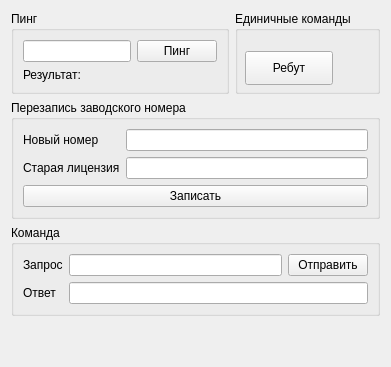
              <widget class="QWidget" name="commandsDeviceActionsTab">
               <attribute name="title">
                <string>Действия</string>
               </attribute>
               <layout class="QVBoxLayout" name="verticalLayout_13">
                <item>
                 <layout class="QHBoxLayout" name="horizontalLayout_22">
                  <item>
                   <widget class="QGroupBox" name="groupBox_4">
                    <property name="title">
                     <string>Пинг</string>
                    </property>
                    <layout class="QVBoxLayout" name="verticalLayout_12">
                     <item>
                      <layout class="QFormLayout" name="formLayout_6">
                       <item row="0" column="0">
                        <widget class="QLineEdit" name="commandsDeviceActionPingLineEdit"/>
                       </item>
                       <item row="0" column="1">
                        <widget class="QPushButton" name="commandsDeviceActionPingPushButton">
                         <property name="text">
                          <string>Пинг</string>
                         </property>
                        </widget>
                       </item>
                      </layout>
                     </item>
                     <item>
                      <layout class="QHBoxLayout" name="horizontalLayout_20">
                       <item>
                        <widget class="QLabel" name="label_24">
                         <property name="text">
                          <string>Результат:</string>
                         </property>
                        </widget>
                       </item>
                       <item>
                        <widget class="QLabel" name="commandsDeviceActionPingResutLabel">
                         <property name="text">
                          <string/>
                         </property>
                        </widget>
                       </item>
                      </layout>
                     </item>
                    </layout>
                   </widget>
                  </item>
                  <item>
                   <widget class="QGroupBox" name="groupBox_7">
                    <property name="title">
                     <string>Единичные команды</string>
                    </property>
                    <widget class="QPushButton" name="commandsDeviceActionRebootPushButton">
                     <property name="geometry">
                      <rect>
                       <x>10</x>
                       <y>40</y>
                       <width>88</width>
                       <height>34</height>
                      </rect>
                     </property>
                     <property name="text">
                      <string>Ребут</string>
                     </property>
                    </widget>
                   </widget>
                  </item>
                 </layout>
                </item>
                <item>
                 <widget class="QGroupBox" name="groupBox_16">
                  <property name="title">
                   <string>Перезапись заводского номера</string>
                  </property>
                  <layout class="QVBoxLayout" name="verticalLayout_2">
                   <item>
                    <layout class="QFormLayout" name="formLayout_11">
                     <item row="0" column="0">
                      <widget class="QLabel" name="label_44">
                       <property name="text">
                        <string>Новый номер</string>
                       </property>
                      </widget>
                     </item>
                     <item row="1" column="0">
                      <widget class="QLabel" name="label_45">
                       <property name="text">
                        <string>Старая лицензия</string>
                       </property>
                      </widget>
                     </item>
                     <item row="0" column="1">
                      <widget class="QLineEdit" name="commandsDeviceActionNewKeyLineEdit">
                       <property name="maxLength">
                        <number>16</number>
                       </property>
                      </widget>
                     </item>
                     <item row="1" column="1">
                      <widget class="QLineEdit" name="commandsDeviceActionOldLicenseLineEdit">
                       <property name="maxLength">
                        <number>8</number>
                       </property>
                      </widget>
                     </item>
                    </layout>
                   </item>
                   <item>
                    <widget class="QPushButton" name="commandsDeviceActionWriteLicensePushButton">
                     <property name="text">
                      <string>Записать</string>
                     </property>
                    </widget>
                   </item>
                  </layout>
                 </widget>
                </item>
                <item>
                 <widget class="QGroupBox" name="groupBox_6">
                  <property name="title">
                   <string>Команда</string>
                  </property>
                  <layout class="QHBoxLayout" name="horizontalLayout_23">
                   <item>
                    <layout class="QFormLayout" name="formLayout_7">
                     <item row="0" column="0">
                      <widget class="QLabel" name="label_25">
                       <property name="text">
                        <string>Запрос</string>
                       </property>
                      </widget>
                     </item>
                     <item row="0" column="1">
                      <layout class="QHBoxLayout" name="horizontalLayout_21">
                       <item>
                        <widget class="QLineEdit" name="commandsDeviceActionRequestLineEdit"/>
                       </item>
                       <item>
                        <widget class="QPushButton" name="commandsDeviceActionRequestPushButton">
                         <property name="text">
                          <string>Отправить</string>
                         </property>
                        </widget>
                       </item>
                      </layout>
                     </item>
                     <item row="1" column="0">
                      <widget class="QLabel" name="label_26">
                       <property name="text">
                        <string>Ответ</string>
                       </property>
                      </widget>
                     </item>
                     <item row="1" column="1">
                      <widget class="QLineEdit" name="commandsDeviceActionResponseLineEdit"/>
                     </item>
                    </layout>
                   </item>
                  </layout>
                 </widget>
                </item>
                <item>
                 <spacer name="verticalSpacer_2">
                  <property name="orientation">
                   <enum>Qt::Vertical</enum>
                  </property>
                  <property name="sizeHint" stdset="0">
                   <size>
                    <width>20</width>
                    <height>40</height>
                   </size>
                  </property>
                 </spacer>
                </item>
               </layout>
              </widget>
